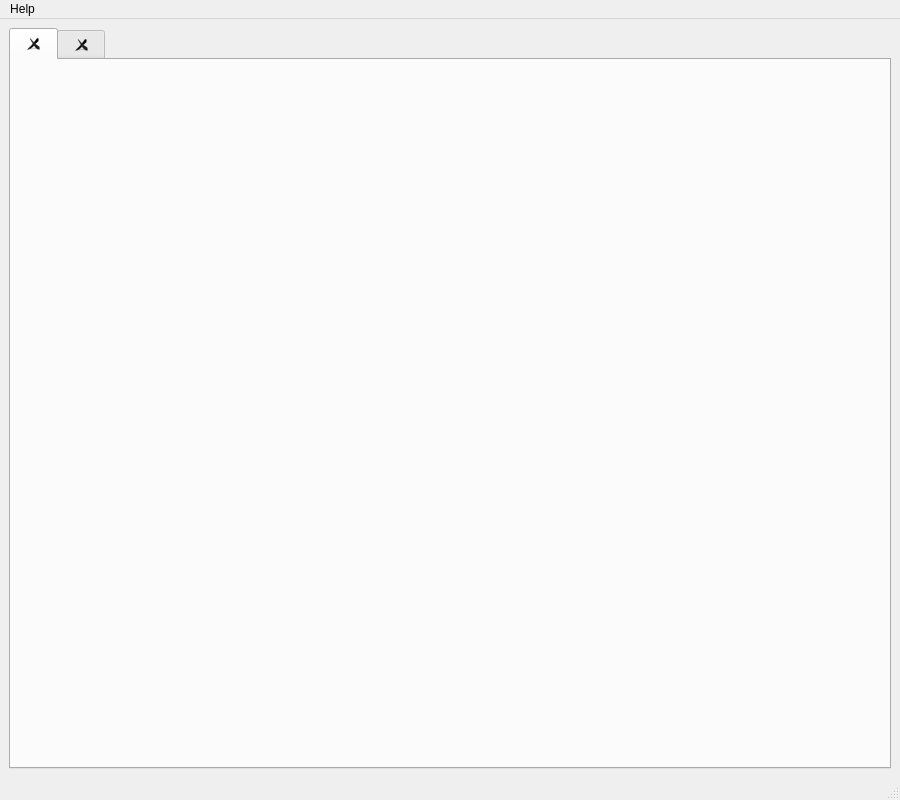
<?xml version="1.0" encoding="UTF-8"?>
<ui version="4.0">
 <class>MainModule</class>
 <widget class="QMainWindow" name="MainModule">
  <property name="geometry">
   <rect>
    <x>0</x>
    <y>0</y>
    <width>900</width>
    <height>800</height>
   </rect>
  </property>
  <property name="minimumSize">
   <size>
    <width>900</width>
    <height>800</height>
   </size>
  </property>
  <property name="windowTitle">
   <string>MainWindow</string>
  </property>
  <widget class="QWidget" name="centralwidget">
   <layout class="QVBoxLayout" name="verticalLayout">
    <item>
     <widget class="QTabWidget" name="tabWidget">
      <property name="currentIndex">
       <number>0</number>
      </property>
      <property name="tabsClosable">
       <bool>true</bool>
      </property>
      <widget class="QWidget" name="tab">
       <attribute name="title">
        <string/>
       </attribute>
      </widget>
      <widget class="QWidget" name="tab_2">
       <attribute name="title">
        <string/>
       </attribute>
      </widget>
     </widget>
    </item>
   </layout>
  </widget>
  <widget class="QMenuBar" name="menubar">
   <property name="geometry">
    <rect>
     <x>0</x>
     <y>0</y>
     <width>900</width>
     <height>23</height>
    </rect>
   </property>
   <widget class="QMenu" name="menuHelp">
    <property name="title">
     <string>Help</string>
    </property>
    <addaction name="actionAdd_Tab"/>
    <addaction name="actionClose_Tab"/>
    <addaction name="actionLeft_tab"/>
    <addaction name="actionRight_Tab"/>
    <addaction name="actionCreate"/>
    <addaction name="actionRemove"/>
    <addaction name="actionCopy"/>
    <addaction name="actionReplace"/>
    <addaction name="actionRename"/>
    <addaction name="actionShow_Hidden"/>
    <addaction name="actionSearch"/>
    <addaction name="actionExit"/>
   </widget>
   <addaction name="menuHelp"/>
  </widget>
  <widget class="QStatusBar" name="statusbar"/>
  <action name="actionAdd_Tab">
   <property name="icon">
    <iconset resource="../../../resources/resources.qrc">
     <normaloff>:/tabIcons/tabIcons/add-square-outlined-interface-button.png</normaloff>:/tabIcons/tabIcons/add-square-outlined-interface-button.png</iconset>
   </property>
   <property name="text">
    <string>Add Tab</string>
   </property>
   <property name="shortcut">
    <string>Ctrl+T</string>
   </property>
  </action>
  <action name="actionClose_Tab">
   <property name="icon">
    <iconset resource="../../../resources/resources.qrc">
     <normaloff>:/tabIcons/tabIcons/cross-square-button.png</normaloff>:/tabIcons/tabIcons/cross-square-button.png</iconset>
   </property>
   <property name="text">
    <string>Close Tab</string>
   </property>
   <property name="shortcut">
    <string>Ctrl+Del</string>
   </property>
  </action>
  <action name="actionLeft_tab">
   <property name="icon">
    <iconset resource="../../../resources/resources.qrc">
     <normaloff>:/tabIcons/tabIcons/back-left-arrow-square-button-outline.png</normaloff>:/tabIcons/tabIcons/back-left-arrow-square-button-outline.png</iconset>
   </property>
   <property name="text">
    <string>Left Tab</string>
   </property>
   <property name="shortcut">
    <string>Ctrl+Left</string>
   </property>
  </action>
  <action name="actionRight_Tab">
   <property name="icon">
    <iconset resource="../../../resources/resources.qrc">
     <normaloff>:/tabIcons/tabIcons/right-arrow-square-button-symbol.png</normaloff>:/tabIcons/tabIcons/right-arrow-square-button-symbol.png</iconset>
   </property>
   <property name="text">
    <string>Right Tab</string>
   </property>
   <property name="shortcut">
    <string>Ctrl+Right</string>
   </property>
  </action>
  <action name="actionExit">
   <property name="icon">
    <iconset resource="../../../resources/resources.qrc">
     <normaloff>:/tabIcons/tabIcons/logout.png</normaloff>:/tabIcons/tabIcons/logout.png</iconset>
   </property>
   <property name="text">
    <string>Exit</string>
   </property>
   <property name="shortcut">
    <string>Ctrl+Esc</string>
   </property>
  </action>
  <action name="actionCreate">
   <property name="icon">
    <iconset resource="../../../resources/resources.qrc">
     <normaloff>:/fileSystemIcons/fileSystemIcons/new-document.png</normaloff>:/fileSystemIcons/fileSystemIcons/new-document.png</iconset>
   </property>
   <property name="text">
    <string>Create</string>
   </property>
   <property name="shortcut">
    <string>Ctrl+N</string>
   </property>
  </action>
  <action name="actionRemove">
   <property name="icon">
    <iconset resource="../../../resources/resources.qrc">
     <normaloff>:/fileSystemIcons/fileSystemIcons/bin.png</normaloff>:/fileSystemIcons/fileSystemIcons/bin.png</iconset>
   </property>
   <property name="text">
    <string>Remove</string>
   </property>
   <property name="shortcut">
    <string>Del</string>
   </property>
  </action>
  <action name="actionCopy">
   <property name="icon">
    <iconset resource="../../../resources/resources.qrc">
     <normaloff>:/fileSystemIcons/fileSystemIcons/copy.png</normaloff>:/fileSystemIcons/fileSystemIcons/copy.png</iconset>
   </property>
   <property name="text">
    <string>Copy</string>
   </property>
   <property name="shortcut">
    <string>Ctrl+C</string>
   </property>
  </action>
  <action name="actionReplace">
   <property name="icon">
    <iconset resource="../../../resources/resources.qrc">
     <normaloff>:/fileSystemIcons/fileSystemIcons/import-export.png</normaloff>:/fileSystemIcons/fileSystemIcons/import-export.png</iconset>
   </property>
   <property name="text">
    <string>Replace</string>
   </property>
   <property name="shortcut">
    <string>Ctrl+X</string>
   </property>
  </action>
  <action name="actionRename">
   <property name="icon">
    <iconset resource="../../../resources/resources.qrc">
     <normaloff>:/fileSystemIcons/fileSystemIcons/rename (1).png</normaloff>:/fileSystemIcons/fileSystemIcons/rename (1).png</iconset>
   </property>
   <property name="text">
    <string>Rename</string>
   </property>
   <property name="shortcut">
    <string>F2</string>
   </property>
  </action>
  <action name="actionSearch">
   <property name="icon">
    <iconset resource="../../../resources/resources.qrc">
     <normaloff>:/fileSystemIcons/fileSystemIcons/search.png</normaloff>:/fileSystemIcons/fileSystemIcons/search.png</iconset>
   </property>
   <property name="text">
    <string>Search</string>
   </property>
   <property name="shortcut">
    <string>Ctrl+F</string>
   </property>
  </action>
  <action name="actionShow_Hidden">
   <property name="icon">
    <iconset resource="../../../resources/resources.qrc">
     <normaloff>:/fileSystemIcons/fileSystemIcons/hidden.png</normaloff>:/fileSystemIcons/fileSystemIcons/hidden.png</iconset>
   </property>
   <property name="text">
    <string>Show Hidden</string>
   </property>
   <property name="shortcut">
    <string>Ctrl+H</string>
   </property>
  </action>
 </widget>
 <resources>
  <include location="../../../resources/resources.qrc"/>
  <include location="../../../resources/resources.qrc"/>
 </resources>
 <connections/>
</ui>
